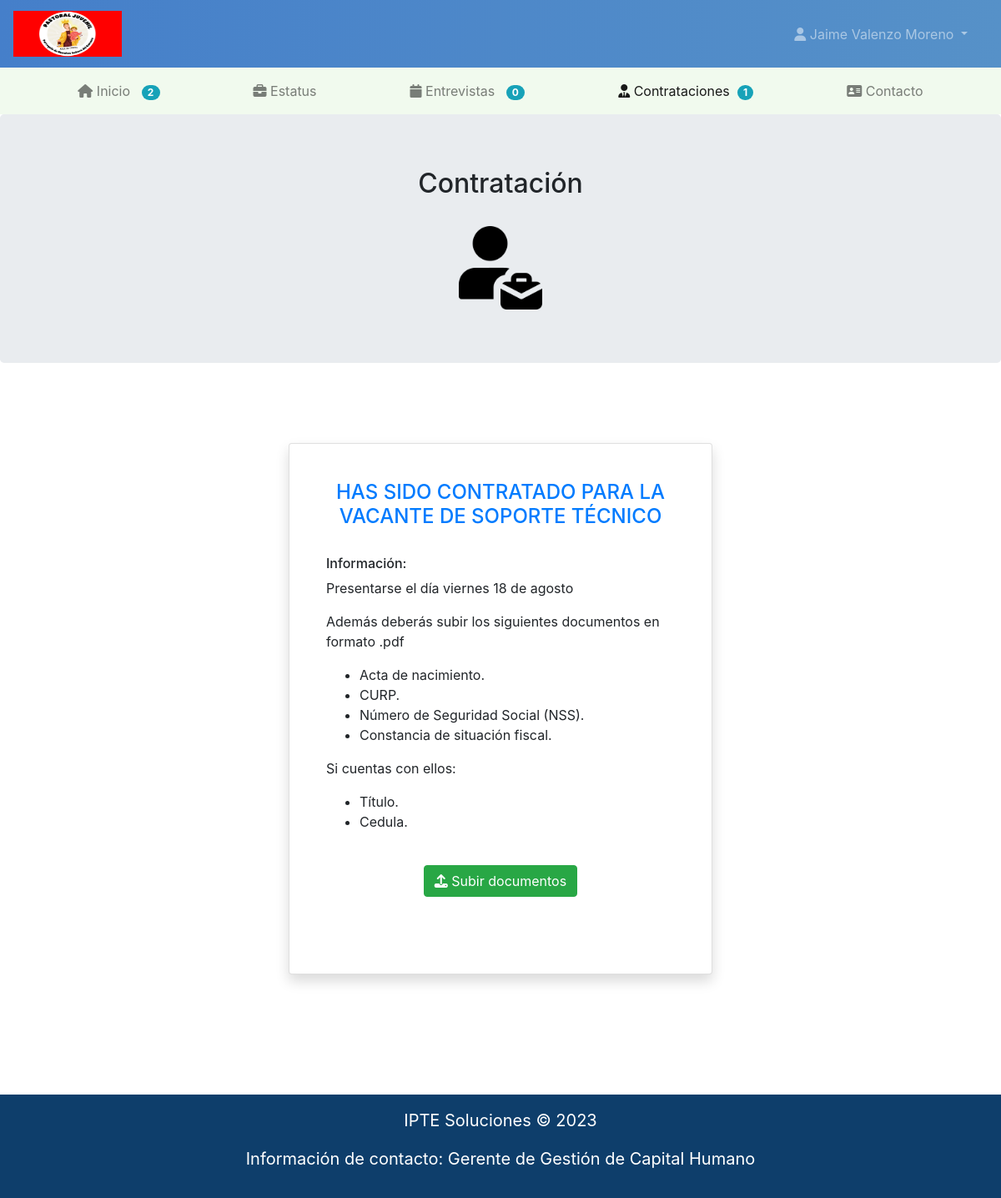
/postulante/contrataciones.php (signed in), run on the app's committed database.
### tables this page shows
CREATE TABLE `contratacion` (
  `id` int(10) NOT NULL,
  `puesto` varchar(50) NOT NULL,
  `fecha_contratacion` date NOT NULL,
  `info_empleo` varchar(1000) NOT NULL,
  `acta_nacimiento` varchar(60) DEFAULT NULL,
  `curp` varchar(60) DEFAULT NULL,
  `com_domicilio` varchar(50) DEFAULT NULL,
  `ine` varchar(60) DEFAULT NULL,
  `nss` varchar(60) DEFAULT NULL,
  `fiscal_sat` varchar(60) DEFAULT NULL,
  `titulo` varchar(60) DEFAULT NULL,
  `cedula` varchar(60) DEFAULT NULL,
  `id_postulante` int(10) NOT NULL,
  `id_vacante` int(10) NOT NULL
);

### postulante/contrataciones.php (the view, shortened to what this page needs)
<?php
  include_once('../config.php');
?>
<!DOCTYPE html>
<html lang="es">
<head>
	<link rel="stylesheet" href="https://cdn.jsdelivr.net/npm/bootstrap@4.6.2/dist/css/bootstrap.min.css">
    <link rel="stylesheet" href="https://cdnjs.cloudflare.com/ajax/libs/font-awesome/6.2.0/css/all.min.css" />
</head>
<body>
  <div class="sticky-top">
  <nav class="navbar sticky-top navbar-expand-lg navbar-dark" id="nav">
    <a class="navbar-brand" href="home.php">
    <img src="../img/logo.png" width="130" height="55" class="d-inline-block align-top" alt="IPTE">
  </a>
    <div class="collapse navbar-collapse" id="navbarSupportedContent">
      <ul class="navbar-nav ml-auto">
         <li class="nav-item dropdown mr-3">
          <a class="nav-link dropdown-toggle" href="#" role="button" data-toggle="dropdown" aria-expanded="false"><i class="fa-solid fa-user"></i> <?php echo ucwords($_SESSION['NAME']); ?>
          </a>
        </li>
      </ul>
    </div>
  </nav>
  <nav class="navbar navbar-expand-lg navbar-light" style="background-color: #f1faee;color:#7CE2FC">
  <div class="collapse navbar-collapse" id="navbarSupportedContent">
    <ul class="navbar-nav ml-auto mr-auto">
      <li class="nav-item ml-5 mr-5">
          <a class="nav-link" href="home.php"><i class="fa-solid fa-house"></i> Inicio
          &nbsp;&nbsp;<span class="badge badge-pill badge-info"><?php
                      $query = "SELECT COUNT(id_vacante) as total FROM vacante WHERE activo_vacante = 1 ";
                            $result = $con -> query($query);
                            $row = $result->fetch_assoc();
                            echo "" . $row['total'] . "";
                        ?></span></a></a>
        </li>
         <li class="nav-item ml-5 mr-5">
         <a class="nav-link" href="estatus.php"><i class="fa-solid fa-briefcase"></i> Estatus</a>
         </li>
         <li class="nav-item ml-5 mr-5">
         <a class="nav-link" href="entrevistas.php"><i class="fa-solid fa-calendar"></i> Entrevistas
         &nbsp;&nbsp;<span class="badge badge-pill badge-info"><?php
         $id = $_SESSION['ID'];
                      $query = "SELECT COUNT(id_entrevista) as total FROM entrevistas WHERE activo_entrevista = 1 and (estatus_entrevista = 'Pendiente' or estatus_entrevista = 'Pendiente segunda etapa') and id_postulante='$id' ";
                            $result = $con -> query($query);
                            $row = $result->fetch_assoc();
                            echo "" . $row['total'] . "";
                        ?></span></a>
         </li>
         <li class="nav-item active ml-5 mr-5">
         <a class="nav-link" href="contrataciones.php"><i class="fa-solid fa-user-tie"></i> <span class="sr-only">(current)</span> Contrataciones&nbsp;&nbsp;<span class="badge badge-pill badge-info"><?php
         $id = $_SESSION['ID'];
                      $query = "SELECT COUNT(id) as total FROM contratacion WHERE id_postulante='$id' ";
                            $result = $con -> query($query);
                            $row = $result->fetch_assoc();
                            echo "" . $row['total'] . "";
                        ?></span></a></a>
         </li>
         <li class="nav-item ml-5 mr-5">
         <a class="nav-link" href="contacto.php"><i class="fa-solid fa-address-card"></i> Contacto</a>
         </li>
    </ul>
  </div>
</nav>
</div>
	<div class="jumbotron">
		<center><h2>Contratación</h2></center>
   <br>
   <div class="text-center">
  <img src="img/contratado.png" class="rounded mx-auto d-block" alt="tarjeta" style="width: 100px; height: 100px;"></div>
   </div>
   <div class="container">
   <div class="jumbotron" style="background-color: #FFF;">
   <div class="row row-cols-1 row-cols-md-2 justify-content-center">
    <?php
    $id = $_SESSION['ID'];
      $sql = "SELECT * FROM usuarios INNER JOIN contratacion ON usuarios.id = contratacion.id_postulante WHERE id_postulante = '$id' ";
               $result = $con -> query($sql);
               if ($result ->num_rows > 0){
                 $row = $result->fetch_assoc();
               if ($row['estatus'] == 'Contratado'){ ?>
                <div class='col mb-4'>
                        <div class='card h-100 shadow p-4 mb-5 bg-white rounded'>
                        <div class='card-body'>
                           <h4 class='text-uppercase text-primary'><center>Has sido contratado para la vacante de <?php echo $row['puesto'] ?></h3></center>
                            <br>
                            <h6>Información:</h6>
                            <p><?php echo $row['info_empleo'] ?></p>
                            <p>Además deberás subir los siguientes documentos en formato .pdf</p>
                            <ul>
                              <li>Acta de nacimiento.</li>
                              <li>CURP.</li>
                              <li>Número de Seguridad Social (NSS).</li>
                              <li>Constancia de situación fiscal.</li>
                            </ul>
                              <p>Si cuentas con ellos: </p>
                            <ul>
                              <li>Título.</li>
                              <li>Cedula.</li>
                            </ul>
                            <br>
                           <div class="container-fluid text-center">
                            <a href="subir_archivos.php" class="btn btn-success" role="button"><i class="fa-solid fa-upload"></i> Subir documentos</a>
                          </div>
                           </div>
                           </div>
                           </div>
                         </div>
               <?php } } ?>
  </div>
</div>
   <br>
    <footer class="page-footer font-small" style="background-color: #0E3E6B; ">
      <div class="footer-copyright text-center py-3 text-dark" style="font-size: 20px">
       <p style="color: white;"><a href="https://www.iptesoluciones.com/" style="color: #fff;">IPTE Soluciones &copy; 2023</a></p>
       <p style="color: white;">Información de contacto: <a style="color: white;" href="mailto: ioregon@ipte.com.mx">Gerente de Gestión de Capital Humano</a></p>
      </div>
    </footer>
</body>
</html>

### postulante/contrataciones.php (style rules this page uses)
#nav { background: #457fca; background: -webkit-linear-gradient(to left, #5691c8, #457fca); background: linear-gradient(to left, #5691c8, #457fca); }

### data on the page
contratacion: puesto "SOPORTE TÉCNICO", info_empleo "Presentarse el día viernes 18 de agosto"

### other printed values
$_SESSION['NAME'] "Jaime Valenzo Moreno"
$row['total'] "2"
$row['total'] "0"
$row['total'] "1"
